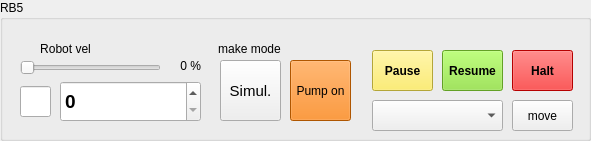
     <widget class="QGroupBox" name="groupBox_8">
      <property name="geometry">
       <rect>
        <x>700</x>
        <y>380</y>
        <width>591</width>
        <height>141</height>
       </rect>
      </property>
      <property name="title">
       <string>RB5</string>
      </property>
      <widget class="QSpinBox" name="sb_rb5_speed">
       <property name="geometry">
        <rect>
         <x>60</x>
         <y>81</y>
         <width>141</width>
         <height>41</height>
        </rect>
       </property>
       <property name="font">
        <font>
         <family>Arial</family>
         <pointsize>14</pointsize>
         <weight>75</weight>
         <bold>true</bold>
        </font>
       </property>
       <property name="maximum">
        <number>100</number>
       </property>
      </widget>
      <widget class="QSlider" name="sld_rb5_speed">
       <property name="geometry">
        <rect>
         <x>20</x>
         <y>60</y>
         <width>141</width>
         <height>16</height>
        </rect>
       </property>
       <property name="maximum">
        <number>100</number>
       </property>
       <property name="orientation">
        <enum>Qt::Horizontal</enum>
       </property>
      </widget>
      <widget class="QPushButton" name="bt_rb5_mode">
       <property name="geometry">
        <rect>
         <x>220</x>
         <y>60</y>
         <width>61</width>
         <height>61</height>
        </rect>
       </property>
       <property name="font">
        <font>
         <family>Arial</family>
         <pointsize>11</pointsize>
        </font>
       </property>
       <property name="text">
        <string>Simul.</string>
       </property>
      </widget>
      <widget class="QPushButton" name="bt_rb5_pause">
       <property name="geometry">
        <rect>
         <x>372</x>
         <y>50</y>
         <width>61</width>
         <height>41</height>
        </rect>
       </property>
       <property name="font">
        <font>
         <family>Arial</family>
         <pointsize>9</pointsize>
         <weight>75</weight>
         <bold>true</bold>
        </font>
       </property>
       <property name="styleSheet">
        <string notr="true">background-color: rgb(252, 233, 79);</string>
       </property>
       <property name="text">
        <string>Pause</string>
       </property>
      </widget>
      <widget class="QPushButton" name="bt_rb5_resume">
       <property name="geometry">
        <rect>
         <x>442</x>
         <y>50</y>
         <width>61</width>
         <height>41</height>
        </rect>
       </property>
       <property name="font">
        <font>
         <family>Arial</family>
         <pointsize>9</pointsize>
         <weight>75</weight>
         <bold>true</bold>
        </font>
       </property>
       <property name="styleSheet">
        <string notr="true">background-color: rgb(138, 226, 52);</string>
       </property>
       <property name="text">
        <string>Resume</string>
       </property>
      </widget>
      <widget class="QPushButton" name="bt_rb5_halt">
       <property name="geometry">
        <rect>
         <x>512</x>
         <y>50</y>
         <width>61</width>
         <height>41</height>
        </rect>
       </property>
       <property name="font">
        <font>
         <family>Arial</family>
         <pointsize>9</pointsize>
         <weight>75</weight>
         <bold>true</bold>
        </font>
       </property>
       <property name="styleSheet">
        <string notr="true">background-color:red</string>
       </property>
       <property name="text">
        <string>Halt</string>
       </property>
      </widget>
      <widget class="QPushButton" name="bt_rb5_pos_move">
       <property name="geometry">
        <rect>
         <x>512</x>
         <y>100</y>
         <width>61</width>
         <height>31</height>
        </rect>
       </property>
       <property name="text">
        <string>move</string>
       </property>
      </widget>
      <widget class="QComboBox" name="cb_rb5_pos">
       <property name="geometry">
        <rect>
         <x>372</x>
         <y>100</y>
         <width>131</width>
         <height>31</height>
        </rect>
       </property>
      </widget>
      <widget class="QLabel" name="lb_rb5_speed_percentage">
       <property name="geometry">
        <rect>
         <x>150</x>
         <y>57</y>
         <width>51</width>
         <height>17</height>
        </rect>
       </property>
       <property name="text">
        <string>0 %</string>
       </property>
       <property name="alignment">
        <set>Qt::AlignRight|Qt::AlignTrailing|Qt::AlignVCenter</set>
       </property>
      </widget>
      <widget class="QLabel" name="label_150">
       <property name="geometry">
        <rect>
         <x>204</x>
         <y>40</y>
         <width>91</width>
         <height>17</height>
        </rect>
       </property>
       <property name="font">
        <font>
         <pointsize>9</pointsize>
        </font>
       </property>
       <property name="layoutDirection">
        <enum>Qt::LeftToRight</enum>
       </property>
       <property name="text">
        <string>make mode</string>
       </property>
       <property name="alignment">
        <set>Qt::AlignCenter</set>
       </property>
      </widget>
      <widget class="QLabel" name="label_151">
       <property name="geometry">
        <rect>
         <x>20</x>
         <y>40</y>
         <width>91</width>
         <height>17</height>
        </rect>
       </property>
       <property name="font">
        <font>
         <pointsize>9</pointsize>
        </font>
       </property>
       <property name="layoutDirection">
        <enum>Qt::LeftToRight</enum>
       </property>
       <property name="text">
        <string>Robot vel</string>
       </property>
       <property name="alignment">
        <set>Qt::AlignCenter</set>
       </property>
      </widget>
      <widget class="QLineEdit" name="robot_status">
       <property name="geometry">
        <rect>
         <x>20</x>
         <y>86</y>
         <width>31</width>
         <height>31</height>
        </rect>
       </property>
      </widget>
      <widget class="QPushButton" name="btn_pump_2">
       <property name="geometry">
        <rect>
         <x>290</x>
         <y>60</y>
         <width>61</width>
         <height>61</height>
        </rect>
       </property>
       <property name="styleSheet">
        <string notr="true">background-color: rgb(245, 121, 0);</string>
       </property>
       <property name="text">
        <string>Pump on</string>
       </property>
      </widget>
     </widget>
